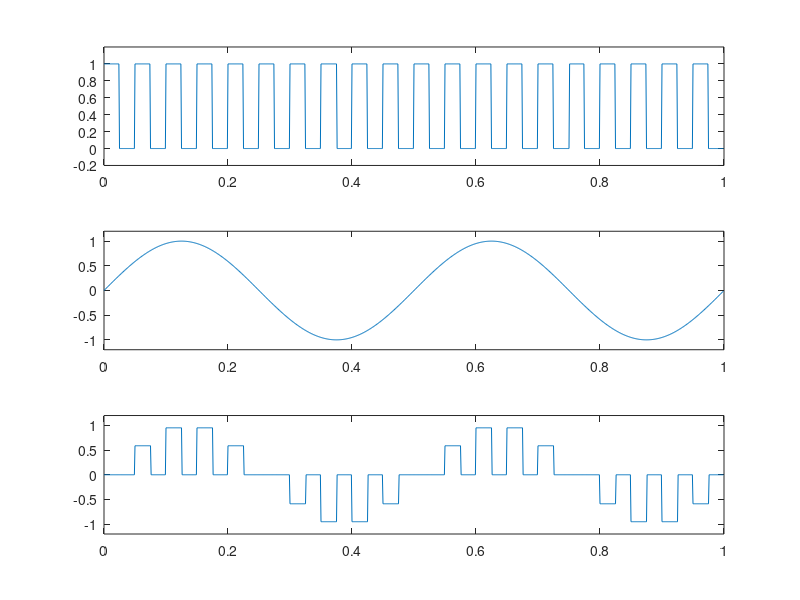

The MATLAB script that drew this image:

fc = 20;%square plot frequncy
fm =2;%message fre
fs = 1000;%sampling rate 
t=1;
n = [0:1/fs:t];

n = n(1:end-1);
dutycycle = 50;
s = square(2*pi*fc*n,dutycycle);
s(find(s<0))=0;   %to make it unipolar
%plot(s);
m = sin(2*pi*fm*n);
period_sam = length(n)/fc;     %to find the number of samples in one period
ind = 1:period_sam:length(n);   %to find the starting sample index
on_samp = ceil(period_sam * dutycycle/100);   %no. of samples in on period of time
pam = zeros(1,length(n));
for i =1:length(ind)
    pam(ind(i):ind(i)+on_samp) = m(ind(i));
end
subplot(3,1,1); 
plot(n,s);
ylim([-0.2 1.2]);
subplot(3,1,2);
plot(n,m);
ylim([-1.2 1.2]); 
subplot(3,1,3);
plot(n,pam);
ylim([-1.2 1.2]);

